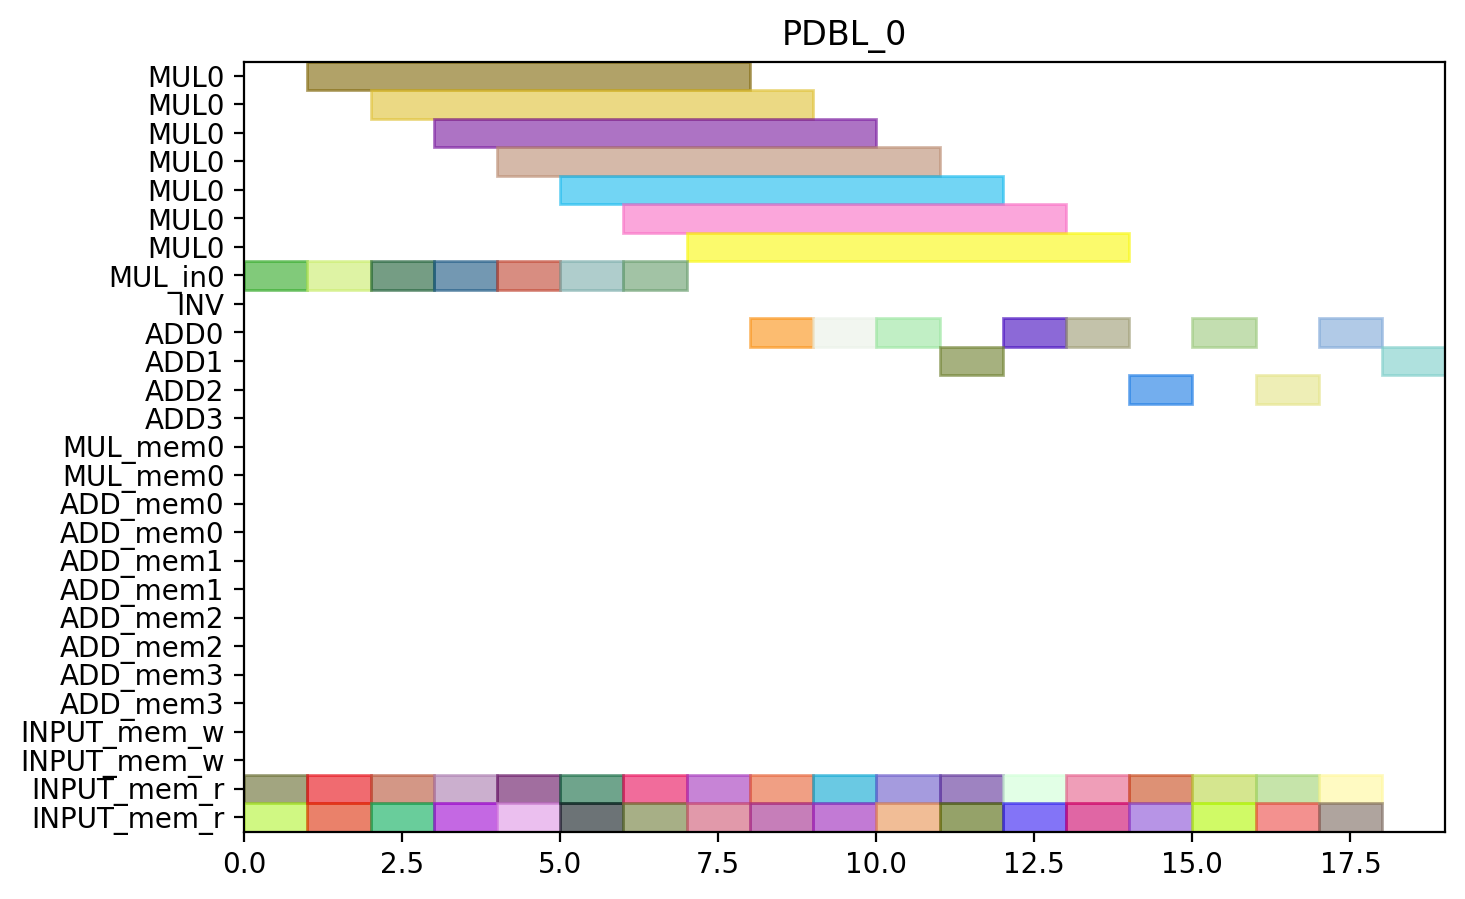

Reproduce this figure in Python.
from pyschedule import Scenario, solvers, plotters, alt


def solve():
	horizon = 90
	S = Scenario("PDBL_0", horizon=horizon)

	# resource
	MUL = S.Resources('MUL', num=1, size=7)
	MUL_in = S.Resources('MUL_in', num=1)
	INV = S.Resource('INV')
	ADD = S.Resources('ADD', num=4, periods=range(1, horizon))
	MUL_mem = S.Resources('MUL_mem', num=1, size=2)
	ADD_mem = S.Resources('ADD_mem', num=4, size=2)
	INPUT_mem_w = S.Resource('INPUT_mem_w', size=2)
	INPUT_mem_r = S.Resource('INPUT_mem_r', size=2)

	# result of previous scheduling

	# new tasks
	t0_t0 = S.Task('t0_t0', length=1, delay_cost=1)
	t0_t0 += alt(ADD)

	t0_t0_mem0 = S.Task('t0_t0_mem0', length=1, delay_cost=1)
	t0_t0_mem0 += INPUT_mem_r
	S += t0_t0_mem0 <= t0_t0

	t0_t0_mem1 = S.Task('t0_t0_mem1', length=1, delay_cost=1)
	t0_t0_mem1 += INPUT_mem_r
	S += t0_t0_mem1 <= t0_t0

	t0_t1 = S.Task('t0_t1', length=1, delay_cost=1)
	t0_t1 += alt(ADD)

	t0_t1_mem0 = S.Task('t0_t1_mem0', length=1, delay_cost=1)
	t0_t1_mem0 += INPUT_mem_r
	S += t0_t1_mem0 <= t0_t1

	t0_t1_mem1 = S.Task('t0_t1_mem1', length=1, delay_cost=1)
	t0_t1_mem1 += INPUT_mem_r
	S += t0_t1_mem1 <= t0_t1

	t0_t3_in = S.Task('t0_t3_in', length=1, delay_cost=1)
	t0_t3_in += alt(MUL_in)
	t0_t3 = S.Task('t0_t3', length=7, delay_cost=1)
	t0_t3 += alt(MUL)
	S += t0_t3>=t0_t3_in

	t0_t3_mem0 = S.Task('t0_t3_mem0', length=1, delay_cost=1)
	t0_t3_mem0 += INPUT_mem_r
	S += t0_t3_mem0 <= t0_t3

	t0_t3_mem1 = S.Task('t0_t3_mem1', length=1, delay_cost=1)
	t0_t3_mem1 += INPUT_mem_r
	S += t0_t3_mem1 <= t0_t3

	t1_t0 = S.Task('t1_t0', length=1, delay_cost=1)
	t1_t0 += alt(ADD)

	t1_t0_mem0 = S.Task('t1_t0_mem0', length=1, delay_cost=1)
	t1_t0_mem0 += INPUT_mem_r
	S += t1_t0_mem0 <= t1_t0

	t1_t0_mem1 = S.Task('t1_t0_mem1', length=1, delay_cost=1)
	t1_t0_mem1 += INPUT_mem_r
	S += t1_t0_mem1 <= t1_t0

	t1_t1 = S.Task('t1_t1', length=1, delay_cost=1)
	t1_t1 += alt(ADD)

	t1_t1_mem0 = S.Task('t1_t1_mem0', length=1, delay_cost=1)
	t1_t1_mem0 += INPUT_mem_r
	S += t1_t1_mem0 <= t1_t1

	t1_t1_mem1 = S.Task('t1_t1_mem1', length=1, delay_cost=1)
	t1_t1_mem1 += INPUT_mem_r
	S += t1_t1_mem1 <= t1_t1

	t1_t3_in = S.Task('t1_t3_in', length=1, delay_cost=1)
	t1_t3_in += alt(MUL_in)
	t1_t3 = S.Task('t1_t3', length=7, delay_cost=1)
	t1_t3 += alt(MUL)
	S += t1_t3>=t1_t3_in

	t1_t3_mem0 = S.Task('t1_t3_mem0', length=1, delay_cost=1)
	t1_t3_mem0 += INPUT_mem_r
	S += t1_t3_mem0 <= t1_t3

	t1_t3_mem1 = S.Task('t1_t3_mem1', length=1, delay_cost=1)
	t1_t3_mem1 += INPUT_mem_r
	S += t1_t3_mem1 <= t1_t3

	t2_t2 = S.Task('t2_t2', length=1, delay_cost=1)
	t2_t2 += alt(ADD)

	t2_t2_mem0 = S.Task('t2_t2_mem0', length=1, delay_cost=1)
	t2_t2_mem0 += INPUT_mem_r
	S += t2_t2_mem0 <= t2_t2

	t2_t2_mem1 = S.Task('t2_t2_mem1', length=1, delay_cost=1)
	t2_t2_mem1 += INPUT_mem_r
	S += t2_t2_mem1 <= t2_t2

	t5_t0_in = S.Task('t5_t0_in', length=1, delay_cost=1)
	t5_t0_in += alt(MUL_in)
	t5_t0 = S.Task('t5_t0', length=7, delay_cost=1)
	t5_t0 += alt(MUL)
	S += t5_t0>=t5_t0_in

	t5_t0_mem0 = S.Task('t5_t0_mem0', length=1, delay_cost=1)
	t5_t0_mem0 += INPUT_mem_r
	S += t5_t0_mem0 <= t5_t0

	t5_t0_mem1 = S.Task('t5_t0_mem1', length=1, delay_cost=1)
	t5_t0_mem1 += INPUT_mem_r
	S += t5_t0_mem1 <= t5_t0

	t5_t1_in = S.Task('t5_t1_in', length=1, delay_cost=1)
	t5_t1_in += alt(MUL_in)
	t5_t1 = S.Task('t5_t1', length=7, delay_cost=1)
	t5_t1 += alt(MUL)
	S += t5_t1>=t5_t1_in

	t5_t1_mem0 = S.Task('t5_t1_mem0', length=1, delay_cost=1)
	t5_t1_mem0 += INPUT_mem_r
	S += t5_t1_mem0 <= t5_t1

	t5_t1_mem1 = S.Task('t5_t1_mem1', length=1, delay_cost=1)
	t5_t1_mem1 += INPUT_mem_r
	S += t5_t1_mem1 <= t5_t1

	t5_t2 = S.Task('t5_t2', length=1, delay_cost=1)
	t5_t2 += alt(ADD)

	t5_t2_mem0 = S.Task('t5_t2_mem0', length=1, delay_cost=1)
	t5_t2_mem0 += INPUT_mem_r
	S += t5_t2_mem0 <= t5_t2

	t5_t2_mem1 = S.Task('t5_t2_mem1', length=1, delay_cost=1)
	t5_t2_mem1 += INPUT_mem_r
	S += t5_t2_mem1 <= t5_t2

	t5_t3 = S.Task('t5_t3', length=1, delay_cost=1)
	t5_t3 += alt(ADD)

	t5_t3_mem0 = S.Task('t5_t3_mem0', length=1, delay_cost=1)
	t5_t3_mem0 += INPUT_mem_r
	S += t5_t3_mem0 <= t5_t3

	t5_t3_mem1 = S.Task('t5_t3_mem1', length=1, delay_cost=1)
	t5_t3_mem1 += INPUT_mem_r
	S += t5_t3_mem1 <= t5_t3

	t7_t0 = S.Task('t7_t0', length=1, delay_cost=1)
	t7_t0 += alt(ADD)

	t7_t0_mem0 = S.Task('t7_t0_mem0', length=1, delay_cost=1)
	t7_t0_mem0 += INPUT_mem_r
	S += t7_t0_mem0 <= t7_t0

	t7_t0_mem1 = S.Task('t7_t0_mem1', length=1, delay_cost=1)
	t7_t0_mem1 += INPUT_mem_r
	S += t7_t0_mem1 <= t7_t0

	t7_t1 = S.Task('t7_t1', length=1, delay_cost=1)
	t7_t1 += alt(ADD)

	t7_t1_mem0 = S.Task('t7_t1_mem0', length=1, delay_cost=1)
	t7_t1_mem0 += INPUT_mem_r
	S += t7_t1_mem0 <= t7_t1

	t7_t1_mem1 = S.Task('t7_t1_mem1', length=1, delay_cost=1)
	t7_t1_mem1 += INPUT_mem_r
	S += t7_t1_mem1 <= t7_t1

	t7_t3_in = S.Task('t7_t3_in', length=1, delay_cost=1)
	t7_t3_in += alt(MUL_in)
	t7_t3 = S.Task('t7_t3', length=7, delay_cost=1)
	t7_t3 += alt(MUL)
	S += t7_t3>=t7_t3_in

	t7_t3_mem0 = S.Task('t7_t3_mem0', length=1, delay_cost=1)
	t7_t3_mem0 += INPUT_mem_r
	S += t7_t3_mem0 <= t7_t3

	t7_t3_mem1 = S.Task('t7_t3_mem1', length=1, delay_cost=1)
	t7_t3_mem1 += INPUT_mem_r
	S += t7_t3_mem1 <= t7_t3

	t10_t0_in = S.Task('t10_t0_in', length=1, delay_cost=1)
	t10_t0_in += alt(MUL_in)
	t10_t0 = S.Task('t10_t0', length=7, delay_cost=1)
	t10_t0 += alt(MUL)
	S += t10_t0>=t10_t0_in

	t10_t0_mem0 = S.Task('t10_t0_mem0', length=1, delay_cost=1)
	t10_t0_mem0 += INPUT_mem_r
	S += t10_t0_mem0 <= t10_t0

	t10_t0_mem1 = S.Task('t10_t0_mem1', length=1, delay_cost=1)
	t10_t0_mem1 += INPUT_mem_r
	S += t10_t0_mem1 <= t10_t0

	t10_t1_in = S.Task('t10_t1_in', length=1, delay_cost=1)
	t10_t1_in += alt(MUL_in)
	t10_t1 = S.Task('t10_t1', length=7, delay_cost=1)
	t10_t1 += alt(MUL)
	S += t10_t1>=t10_t1_in

	t10_t1_mem0 = S.Task('t10_t1_mem0', length=1, delay_cost=1)
	t10_t1_mem0 += INPUT_mem_r
	S += t10_t1_mem0 <= t10_t1

	t10_t1_mem1 = S.Task('t10_t1_mem1', length=1, delay_cost=1)
	t10_t1_mem1 += INPUT_mem_r
	S += t10_t1_mem1 <= t10_t1

	t10_t2 = S.Task('t10_t2', length=1, delay_cost=1)
	t10_t2 += alt(ADD)

	t10_t2_mem0 = S.Task('t10_t2_mem0', length=1, delay_cost=1)
	t10_t2_mem0 += INPUT_mem_r
	S += t10_t2_mem0 <= t10_t2

	t10_t2_mem1 = S.Task('t10_t2_mem1', length=1, delay_cost=1)
	t10_t2_mem1 += INPUT_mem_r
	S += t10_t2_mem1 <= t10_t2

	t10_t3 = S.Task('t10_t3', length=1, delay_cost=1)
	t10_t3 += alt(ADD)

	t10_t3_mem0 = S.Task('t10_t3_mem0', length=1, delay_cost=1)
	t10_t3_mem0 += INPUT_mem_r
	S += t10_t3_mem0 <= t10_t3

	t10_t3_mem1 = S.Task('t10_t3_mem1', length=1, delay_cost=1)
	t10_t3_mem1 += INPUT_mem_r
	S += t10_t3_mem1 <= t10_t3

	solvers.mip.solve(S,msg=1,kind='CPLEX',ratio_gap=1.01)

	solution = [['hoge']*len(S.solution()[1]) for i in range(len(S.solution()))]
	for i in range(len(S.solution())):
		for j in range(len(S.solution()[i])):
			solution[i][j]=str(S.solution()[i][j])
	print(solution)

	cycles = int(solution[-1][3])

	pic_file_name = "/home/mfukuda/pairing_automation_design2/bls12-440/scheduling/PDBL_mul1_add4/PDBL_0.png"
	if(S.solution() != []):
		plotters.matplotlib.plot(S,img_filename=pic_file_name, vertical_text=True, fig_size=(cycles*0.25+3, 5), show_task_labels=False)

	return solution
